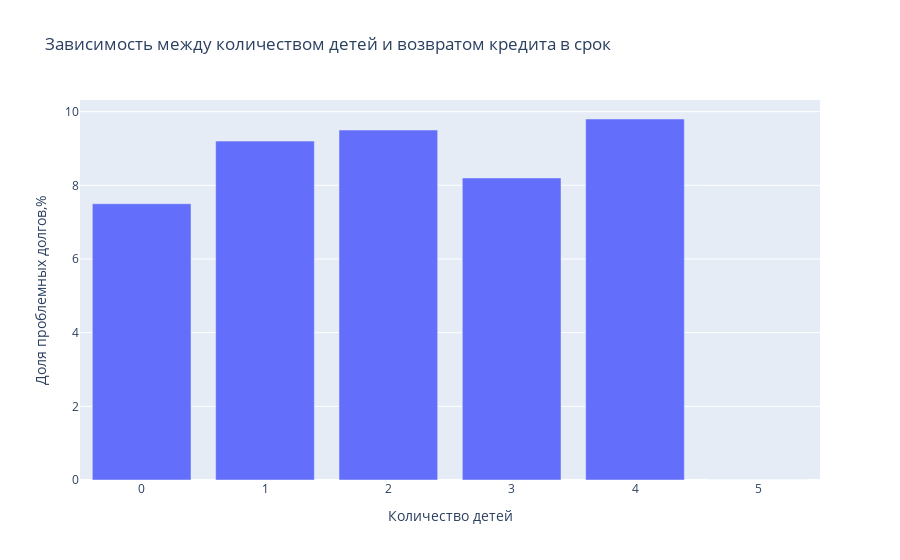

Notebook source saved alongside this figure:
### Code cell
#визуализируем соотношение количества детей и неплатежей
create_barchart(kids_crosstab.columns,kids_crosstab.loc['share_of_problems'],
                'Зависимость между количеством детей и возвратом кредита в срок','Количество детей'
)

### Figure 1 — Plotly figure (JSON) as saved in the notebook; plotly's stock layout.template omitted (floating-point values rounded to 4 significant figures)
{"data": [{"type": "bar", "x": [0, 1, 2, 3, 4, 5], "y": [7.5, 9.2, 9.5, 8.2, 9.8, 0]}], "layout": {"autosize": true, "title": {"text": "Зависимость между количеством детей и возвратом кредита в срок"}, "xaxis": {"autorange": true, "range": [-0.5, 5.5], "title": {"text": "Количество детей"}, "type": "linear"}, "yaxis": {"autorange": true, "range": [0, 10.32], "title": {"text": "Доля проблемных долгов,%"}, "type": "linear"}}}
